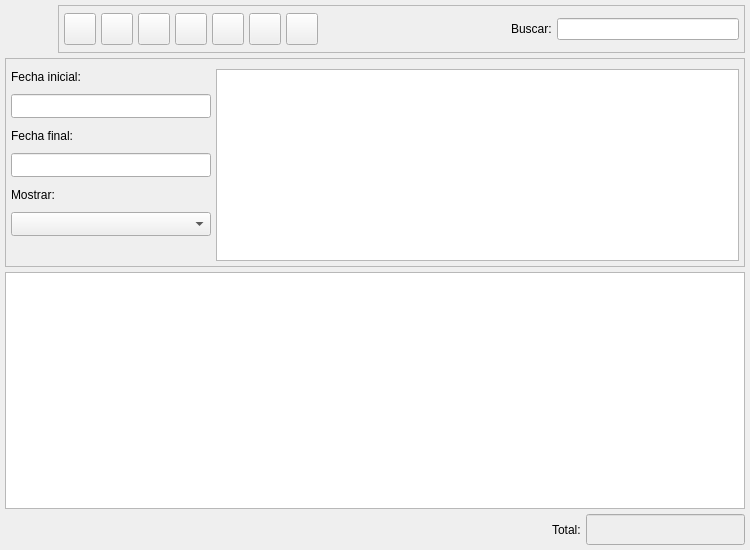
<ui version="4.0" >
 <author>Tomeu Borras Riera</author>
 <class>PedidosClienteListBase</class>
 <widget class="QWidget" name="PedidosClienteListBase" >
  <property name="enabled" >
   <bool>true</bool>
  </property>
  <property name="geometry" >
   <rect>
    <x>0</x>
    <y>0</y>
    <width>750</width>
    <height>550</height>
   </rect>
  </property>
  <property name="windowTitle" >
   <string>Pedidos de clientes</string>
  </property>
  <property name="windowIcon" >
   <iconset resource="../../../bulmages.qrc" >
    <normaloff>:/Images/client-delivery-order-list.svg</normaloff>:/Images/client-delivery-order-list.svg</iconset>
  </property>
  <layout class="QGridLayout" >
   <property name="margin" >
    <number>5</number>
   </property>
   <property name="spacing" >
    <number>5</number>
   </property>
   <item row="1" column="0" >
    <widget class="QFrame" name="m_busqueda" >
     <property name="sizePolicy" >
      <sizepolicy vsizetype="Preferred" hsizetype="Preferred" >
       <horstretch>0</horstretch>
       <verstretch>0</verstretch>
      </sizepolicy>
     </property>
     <property name="minimumSize" >
      <size>
       <width>16</width>
       <height>185</height>
      </size>
     </property>
     <property name="frameShape" >
      <enum>QFrame::StyledPanel</enum>
     </property>
     <property name="frameShadow" >
      <enum>QFrame::Raised</enum>
     </property>
     <layout class="QGridLayout" >
      <property name="margin" >
       <number>5</number>
      </property>
      <property name="spacing" >
       <number>5</number>
      </property>
      <item rowspan="7" row="0" column="1" >
       <layout class="QVBoxLayout" >
        <property name="spacing" >
         <number>5</number>
        </property>
        <property name="margin" >
         <number>0</number>
        </property>
        <item>
         <widget class="BusquedaArticulo" native="1" name="m_articulo" >
          <property name="sizePolicy" >
           <sizepolicy vsizetype="Preferred" hsizetype="Expanding" >
            <horstretch>0</horstretch>
            <verstretch>0</verstretch>
           </sizepolicy>
          </property>
         </widget>
        </item>
        <item>
         <widget class="Busqueda" name="m_cliente" >
          <property name="sizePolicy" >
           <sizepolicy vsizetype="Preferred" hsizetype="MinimumExpanding" >
            <horstretch>0</horstretch>
            <verstretch>0</verstretch>
           </sizepolicy>
          </property>
          <property name="minimumSize" >
           <size>
            <width>250</width>
            <height>0</height>
           </size>
          </property>
         </widget>
        </item>
       </layout>
      </item>
      <item row="0" column="0" >
       <widget class="QLabel" name="textLabel1_4" >
        <property name="text" >
         <string>Fecha inicial:</string>
        </property>
       </widget>
      </item>
      <item row="1" column="0" >
       <widget class="BusquedaFecha" name="m_fechain" >
        <property name="sizePolicy" >
         <sizepolicy vsizetype="Preferred" hsizetype="Fixed" >
          <horstretch>0</horstretch>
          <verstretch>0</verstretch>
         </sizepolicy>
        </property>
        <property name="minimumSize" >
         <size>
          <width>200</width>
          <height>21</height>
         </size>
        </property>
       </widget>
      </item>
      <item row="2" column="0" >
       <widget class="QLabel" name="textLabel1_4_2" >
        <property name="sizePolicy" >
         <sizepolicy vsizetype="Preferred" hsizetype="Fixed" >
          <horstretch>0</horstretch>
          <verstretch>0</verstretch>
         </sizepolicy>
        </property>
        <property name="text" >
         <string>Fecha final:</string>
        </property>
       </widget>
      </item>
      <item row="3" column="0" >
       <widget class="BusquedaFecha" name="m_fechafin" >
        <property name="sizePolicy" >
         <sizepolicy vsizetype="Preferred" hsizetype="Fixed" >
          <horstretch>0</horstretch>
          <verstretch>0</verstretch>
         </sizepolicy>
        </property>
        <property name="minimumSize" >
         <size>
          <width>200</width>
          <height>21</height>
         </size>
        </property>
       </widget>
      </item>
      <item row="4" column="0" >
       <widget class="QLabel" name="label_2" >
        <property name="text" >
         <string>Mostrar:</string>
        </property>
        <property name="alignment" >
         <set>Qt::AlignLeading|Qt::AlignLeft|Qt::AlignVCenter</set>
        </property>
       </widget>
      </item>
      <item row="6" column="0" >
       <spacer>
        <property name="orientation" >
         <enum>Qt::Vertical</enum>
        </property>
        <property name="sizeType" >
         <enum>QSizePolicy::Preferred</enum>
        </property>
        <property name="sizeHint" stdset="0" >
         <size>
          <width>20</width>
          <height>20</height>
         </size>
        </property>
       </spacer>
      </item>
      <item row="5" column="0" >
       <widget class="QComboBox" name="mui_procesada" >
        <property name="sizePolicy" >
         <sizepolicy vsizetype="Preferred" hsizetype="Fixed" >
          <horstretch>0</horstretch>
          <verstretch>0</verstretch>
         </sizepolicy>
        </property>
        <property name="minimumSize" >
         <size>
          <width>200</width>
          <height>21</height>
         </size>
        </property>
        <property name="focusPolicy" >
         <enum>Qt::StrongFocus</enum>
        </property>
        <property name="frame" >
         <bool>true</bool>
        </property>
       </widget>
      </item>
     </layout>
    </widget>
   </item>
   <item row="0" column="0" >
    <layout class="QHBoxLayout" >
     <property name="spacing" >
      <number>5</number>
     </property>
     <property name="margin" >
      <number>0</number>
     </property>
     <item>
      <widget class="QLabel" name="label" >
       <property name="minimumSize" >
        <size>
         <width>48</width>
         <height>48</height>
        </size>
       </property>
       <property name="maximumSize" >
        <size>
         <width>48</width>
         <height>48</height>
        </size>
       </property>
       <property name="text" >
        <string/>
       </property>
       <property name="pixmap" >
        <pixmap resource="../../../bulmages.qrc" >:/Images/client-delivery-order-list.svg</pixmap>
       </property>
       <property name="scaledContents" >
        <bool>true</bool>
       </property>
      </widget>
     </item>
     <item>
      <widget class="QFrame" name="m_botonera" >
       <property name="frameShape" >
        <enum>QFrame::StyledPanel</enum>
       </property>
       <property name="frameShadow" >
        <enum>QFrame::Raised</enum>
       </property>
       <layout class="QHBoxLayout" >
        <property name="spacing" >
         <number>5</number>
        </property>
        <property name="margin" >
         <number>5</number>
        </property>
        <item>
         <widget class="QToolButton" name="mui_crear" >
          <property name="minimumSize" >
           <size>
            <width>32</width>
            <height>32</height>
           </size>
          </property>
          <property name="maximumSize" >
           <size>
            <width>32</width>
            <height>32</height>
           </size>
          </property>
          <property name="toolTip" >
           <string>Nuevo pedido</string>
          </property>
          <property name="whatsThis" >
           <string>Nuevo pedido</string>
          </property>
          <property name="text" >
           <string/>
          </property>
          <property name="icon" >
           <iconset resource="../../../bulmages.qrc" >
            <normaloff>:/Images/document-new.svg</normaloff>:/Images/document-new.svg</iconset>
          </property>
          <property name="iconSize" >
           <size>
            <width>32</width>
            <height>32</height>
           </size>
          </property>
          <property name="shortcut" >
           <string>Ctrl+N</string>
          </property>
         </widget>
        </item>
        <item>
         <widget class="QToolButton" name="mui_editar" >
          <property name="minimumSize" >
           <size>
            <width>32</width>
            <height>32</height>
           </size>
          </property>
          <property name="maximumSize" >
           <size>
            <width>32</width>
            <height>32</height>
           </size>
          </property>
          <property name="toolTip" >
           <string>Editar pedido</string>
          </property>
          <property name="whatsThis" >
           <string>Editar pedido</string>
          </property>
          <property name="text" >
           <string/>
          </property>
          <property name="icon" >
           <iconset resource="../../../bulmages.qrc" >
            <normaloff>:/Images/document-open.svg</normaloff>:/Images/document-open.svg</iconset>
          </property>
          <property name="iconSize" >
           <size>
            <width>32</width>
            <height>32</height>
           </size>
          </property>
          <property name="shortcut" >
           <string>Ctrl+E</string>
          </property>
         </widget>
        </item>
        <item>
         <widget class="QToolButton" name="mui_borrar" >
          <property name="minimumSize" >
           <size>
            <width>32</width>
            <height>32</height>
           </size>
          </property>
          <property name="maximumSize" >
           <size>
            <width>32</width>
            <height>32</height>
           </size>
          </property>
          <property name="toolTip" >
           <string>Borrar pedido</string>
          </property>
          <property name="whatsThis" >
           <string>Borrar pedido</string>
          </property>
          <property name="text" >
           <string/>
          </property>
          <property name="icon" >
           <iconset resource="../../../bulmages.qrc" >
            <normaloff>:/Images/edit-delete.svg</normaloff>:/Images/edit-delete.svg</iconset>
          </property>
          <property name="iconSize" >
           <size>
            <width>32</width>
            <height>32</height>
           </size>
          </property>
          <property name="shortcut" >
           <string>Ctrl+D</string>
          </property>
         </widget>
        </item>
        <item>
         <widget class="QToolButton" name="mui_imprimir" >
          <property name="minimumSize" >
           <size>
            <width>32</width>
            <height>32</height>
           </size>
          </property>
          <property name="maximumSize" >
           <size>
            <width>32</width>
            <height>32</height>
           </size>
          </property>
          <property name="toolTip" >
           <string>Imprimir listado</string>
          </property>
          <property name="whatsThis" >
           <string>Imprimir listado</string>
          </property>
          <property name="text" >
           <string/>
          </property>
          <property name="icon" >
           <iconset resource="../../../bulmages.qrc" >
            <normaloff>:/Images/document-print.svg</normaloff>:/Images/document-print.svg</iconset>
          </property>
          <property name="iconSize" >
           <size>
            <width>32</width>
            <height>32</height>
           </size>
          </property>
          <property name="shortcut" >
           <string>Ctrl+P</string>
          </property>
         </widget>
        </item>
        <item>
         <widget class="QToolButton" name="mui_filtrar" >
          <property name="minimumSize" >
           <size>
            <width>32</width>
            <height>32</height>
           </size>
          </property>
          <property name="maximumSize" >
           <size>
            <width>32</width>
            <height>32</height>
           </size>
          </property>
          <property name="toolTip" >
           <string>Filtrar pedidos</string>
          </property>
          <property name="whatsThis" >
           <string>Filtrar pedidos</string>
          </property>
          <property name="text" >
           <string/>
          </property>
          <property name="icon" >
           <iconset resource="../../../bulmages.qrc" >
            <normaloff>:/Images/edit-find.svg</normaloff>:/Images/edit-find.svg</iconset>
          </property>
          <property name="iconSize" >
           <size>
            <width>32</width>
            <height>32</height>
           </size>
          </property>
          <property name="shortcut" >
           <string>Ctrl+F</string>
          </property>
          <property name="checkable" >
           <bool>true</bool>
          </property>
         </widget>
        </item>
        <item>
         <widget class="QToolButton" name="mui_configurar" >
          <property name="minimumSize" >
           <size>
            <width>32</width>
            <height>32</height>
           </size>
          </property>
          <property name="maximumSize" >
           <size>
            <width>32</width>
            <height>32</height>
           </size>
          </property>
          <property name="toolTip" >
           <string>Configurar listado</string>
          </property>
          <property name="whatsThis" >
           <string>Configurar listado</string>
          </property>
          <property name="text" >
           <string/>
          </property>
          <property name="icon" >
           <iconset resource="../../../bulmages.qrc" >
            <normaloff>:/Images/document-properties.svg</normaloff>:/Images/document-properties.svg</iconset>
          </property>
          <property name="iconSize" >
           <size>
            <width>32</width>
            <height>32</height>
           </size>
          </property>
          <property name="shortcut" >
           <string>Ctrl+B</string>
          </property>
          <property name="checkable" >
           <bool>true</bool>
          </property>
         </widget>
        </item>
        <item>
         <widget class="QToolButton" name="mui_actualizar" >
          <property name="minimumSize" >
           <size>
            <width>32</width>
            <height>32</height>
           </size>
          </property>
          <property name="maximumSize" >
           <size>
            <width>32</width>
            <height>32</height>
           </size>
          </property>
          <property name="toolTip" >
           <string>Actualizar listado</string>
          </property>
          <property name="whatsThis" >
           <string>Actualizar listado</string>
          </property>
          <property name="text" >
           <string/>
          </property>
          <property name="icon" >
           <iconset resource="../../../bulmages.qrc" >
            <normaloff>:/Images/view-refresh.svg</normaloff>:/Images/view-refresh.svg</iconset>
          </property>
          <property name="iconSize" >
           <size>
            <width>32</width>
            <height>32</height>
           </size>
          </property>
          <property name="shortcut" >
           <string>F5</string>
          </property>
         </widget>
        </item>
        <item>
         <widget class="QFrame" name="mui_plugbotones" >
          <property name="sizePolicy" >
           <sizepolicy vsizetype="Preferred" hsizetype="Minimum" >
            <horstretch>0</horstretch>
            <verstretch>0</verstretch>
           </sizepolicy>
          </property>
          <property name="frameShape" >
           <enum>QFrame::NoFrame</enum>
          </property>
          <property name="frameShadow" >
           <enum>QFrame::Plain</enum>
          </property>
          <property name="lineWidth" >
           <number>0</number>
          </property>
         </widget>
        </item>
        <item>
         <spacer>
          <property name="orientation" >
           <enum>Qt::Horizontal</enum>
          </property>
          <property name="sizeType" >
           <enum>QSizePolicy::Expanding</enum>
          </property>
          <property name="sizeHint" stdset="0" >
           <size>
            <width>91</width>
            <height>34</height>
           </size>
          </property>
         </spacer>
        </item>
        <item>
         <widget class="QLabel" name="textLabel1" >
          <property name="text" >
           <string>Buscar:</string>
          </property>
         </widget>
        </item>
        <item>
         <widget class="QLineEdit" name="m_filtro" >
          <property name="minimumSize" >
           <size>
            <width>150</width>
            <height>0</height>
           </size>
          </property>
         </widget>
        </item>
       </layout>
      </widget>
     </item>
    </layout>
   </item>
   <item row="2" column="0" >
    <widget class="PedidosClienteListSubform" name="mui_list" />
   </item>
   <item row="3" column="0" >
    <layout class="QHBoxLayout" >
     <property name="spacing" >
      <number>5</number>
     </property>
     <property name="margin" >
      <number>0</number>
     </property>
     <item>
      <spacer>
       <property name="orientation" >
        <enum>Qt::Horizontal</enum>
       </property>
       <property name="sizeType" >
        <enum>QSizePolicy::Expanding</enum>
       </property>
       <property name="sizeHint" stdset="0" >
        <size>
         <width>340</width>
         <height>21</height>
        </size>
       </property>
      </spacer>
     </item>
     <item>
      <widget class="QLabel" name="textLabel1_3" >
       <property name="text" >
        <string>Total:</string>
       </property>
      </widget>
     </item>
     <item>
      <widget class="QLineEdit" name="m_total" >
       <property name="enabled" >
        <bool>true</bool>
       </property>
       <property name="sizePolicy" >
        <sizepolicy vsizetype="Fixed" hsizetype="Preferred" >
         <horstretch>0</horstretch>
         <verstretch>0</verstretch>
        </sizepolicy>
       </property>
       <property name="minimumSize" >
        <size>
         <width>150</width>
         <height>0</height>
        </size>
       </property>
       <property name="palette" >
        <palette>
         <active>
          <colorrole role="Base" >
           <brush brushstyle="SolidPattern" >
            <color alpha="255" >
             <red>238</red>
             <green>238</green>
             <blue>238</blue>
            </color>
           </brush>
          </colorrole>
         </active>
         <inactive>
          <colorrole role="Base" >
           <brush brushstyle="SolidPattern" >
            <color alpha="255" >
             <red>238</red>
             <green>238</green>
             <blue>238</blue>
            </color>
           </brush>
          </colorrole>
         </inactive>
         <disabled>
          <colorrole role="Base" >
           <brush brushstyle="SolidPattern" >
            <color alpha="255" >
             <red>255</red>
             <green>255</green>
             <blue>255</blue>
            </color>
           </brush>
          </colorrole>
         </disabled>
        </palette>
       </property>
       <property name="font" >
        <font>
         <family>Sans Serif</family>
         <pointsize>12</pointsize>
         <weight>75</weight>
         <italic>false</italic>
         <bold>true</bold>
         <underline>false</underline>
         <strikeout>false</strikeout>
        </font>
       </property>
       <property name="alignment" >
        <set>Qt::AlignRight</set>
       </property>
       <property name="readOnly" >
        <bool>true</bool>
       </property>
      </widget>
     </item>
    </layout>
   </item>
  </layout>
 </widget>
 <layoutdefault spacing="3" margin="5" />
 <customwidgets>
  <customwidget>
   <class>BusquedaFecha</class>
   <extends>QLineEdit</extends>
   <header>../../bulmalib/src/busquedafecha.h</header>
  </customwidget>
  <customwidget>
   <class>BusquedaArticulo</class>
   <extends>QWidget</extends>
   <header>busquedaarticulo.h</header>
  </customwidget>
  <customwidget>
   <class>PedidosClienteListSubform</class>
   <extends>QTableWidget</extends>
   <header>pedidosclientelist.h</header>
  </customwidget>
  <customwidget>
   <class>Busqueda</class>
   <extends>QTextEdit</extends>
   <header>busqueda.h</header>
  </customwidget>
 </customwidgets>
 <resources>
  <include location="../../../bulmages.qrc" />
 </resources>
 <connections>
  <connection>
   <sender>mui_filtrar</sender>
   <signal>toggled(bool)</signal>
   <receiver>m_busqueda</receiver>
   <slot>setShown(bool)</slot>
   <hints>
    <hint type="sourcelabel" >
     <x>239</x>
     <y>40</y>
    </hint>
    <hint type="destinationlabel" >
     <x>210</x>
     <y>71</y>
    </hint>
   </hints>
  </connection>
 </connections>
</ui>
